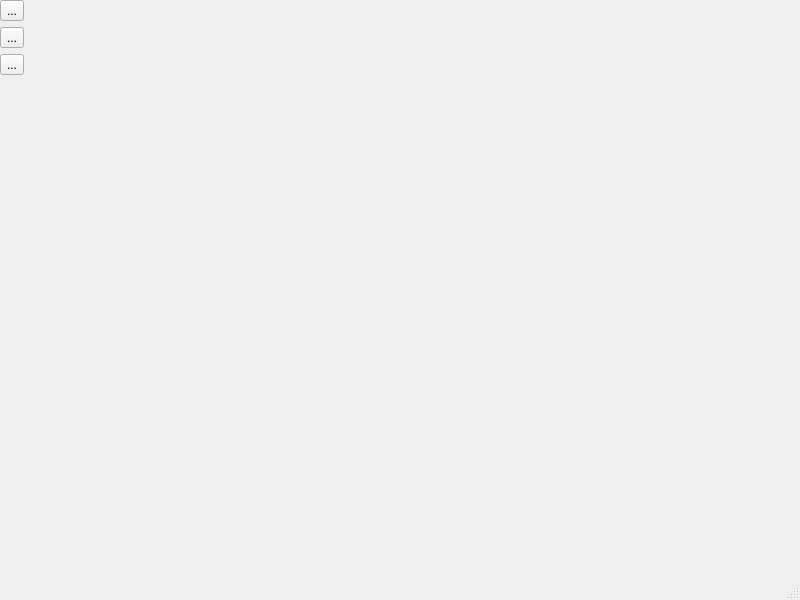
<?xml version="1.0" encoding="UTF-8"?>
<ui version="4.0">
 <class>librepcb::editor::MainWindow</class>
 <widget class="QMainWindow" name="librepcb::editor::MainWindow">
  <property name="geometry">
   <rect>
    <x>0</x>
    <y>0</y>
    <width>800</width>
    <height>600</height>
   </rect>
  </property>
  <property name="windowTitle">
   <string notr="true">LibrePCB</string>
  </property>
  <property name="windowIcon">
   <iconset resource="../../../img/images.qrc">
    <normaloff>:/img/app/librepcb.png</normaloff>:/img/app/librepcb.png</iconset>
  </property>
  <property name="documentMode">
   <bool>true</bool>
  </property>
  <widget class="QWidget" name="centralwidget">
   <layout class="QVBoxLayout" name="verticalLayout_2">
    <property name="leftMargin">
     <number>0</number>
    </property>
    <property name="topMargin">
     <number>0</number>
    </property>
    <property name="rightMargin">
     <number>0</number>
    </property>
    <property name="bottomMargin">
     <number>0</number>
    </property>
    <item>
     <widget class="QSplitter" name="splitter">
      <property name="orientation">
       <enum>Qt::Horizontal</enum>
      </property>
      <widget class="QWidget" name="">
       <layout class="QVBoxLayout" name="verticalLayout">
        <item>
         <widget class="QToolButton" name="toolButton">
          <property name="text">
           <string>...</string>
          </property>
         </widget>
        </item>
        <item>
         <widget class="QToolButton" name="toolButton_2">
          <property name="text">
           <string>...</string>
          </property>
         </widget>
        </item>
        <item>
         <widget class="QToolButton" name="toolButton_3">
          <property name="text">
           <string>...</string>
          </property>
         </widget>
        </item>
        <item>
         <spacer name="verticalSpacer">
          <property name="orientation">
           <enum>Qt::Vertical</enum>
          </property>
          <property name="sizeHint" stdset="0">
           <size>
            <width>20</width>
            <height>40</height>
           </size>
          </property>
         </spacer>
        </item>
       </layout>
      </widget>
     </widget>
    </item>
   </layout>
  </widget>
  <widget class="QMenuBar" name="menubar">
   <property name="geometry">
    <rect>
     <x>0</x>
     <y>0</y>
     <width>800</width>
     <height>23</height>
    </rect>
   </property>
  </widget>
  <widget class="QStatusBar" name="statusbar"/>
 </widget>
 <resources>
  <include location="../../../img/images.qrc"/>
 </resources>
 <connections/>
</ui>
